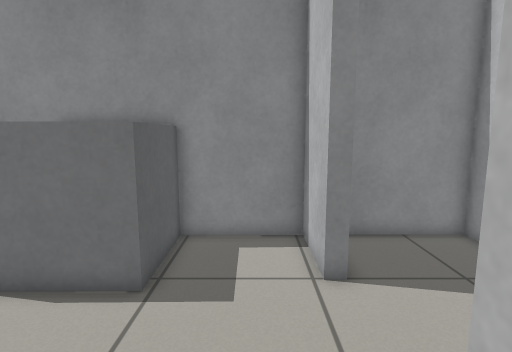
view 1 (above)

15 first-person views from a walk through a world built for the Gazebo simulator. The camera is 0.94 m above the floor, tilts 8° down and sees 80° across. The floor is counted in squares, 0.25 m on a side. Each view is taken from the middle of a square. On the plan, view 1 faces up. The plan holds only what a view shows up to about 20 squares ahead; the rest is blank.

view 2
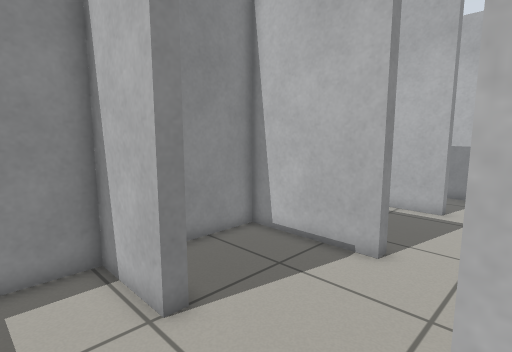

view 3
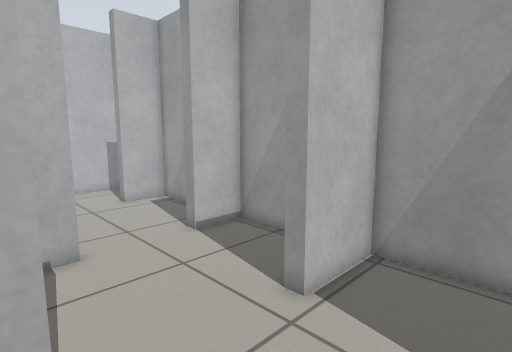

view 4
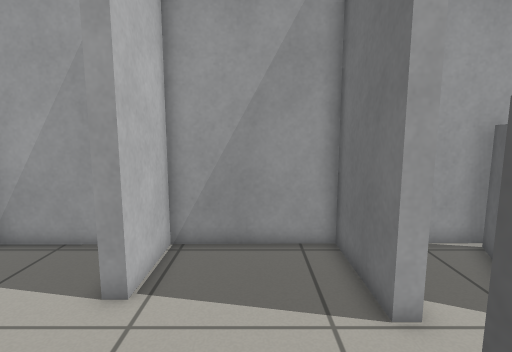

view 5
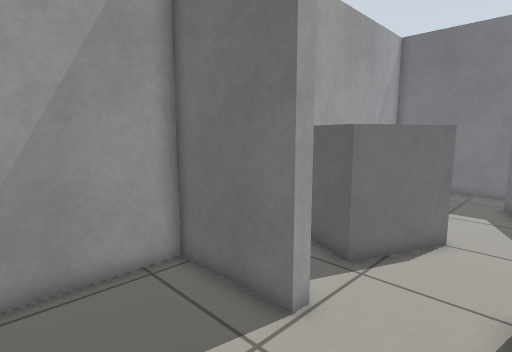

view 6
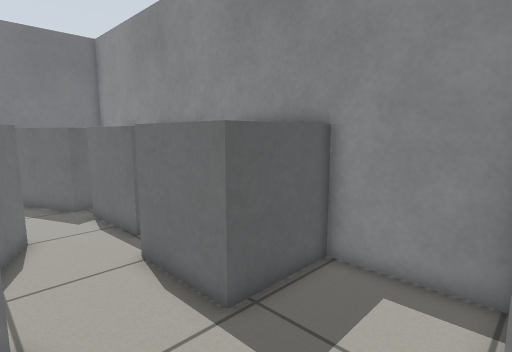

view 7
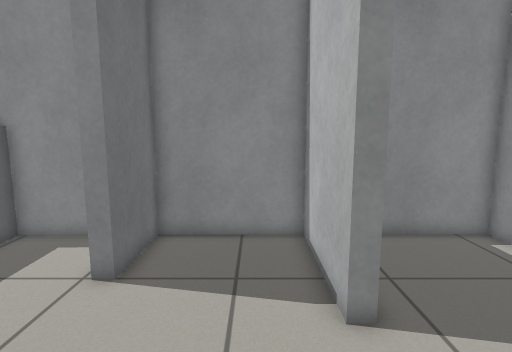

view 8
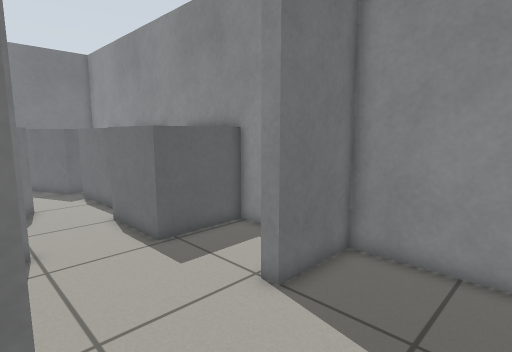

view 9
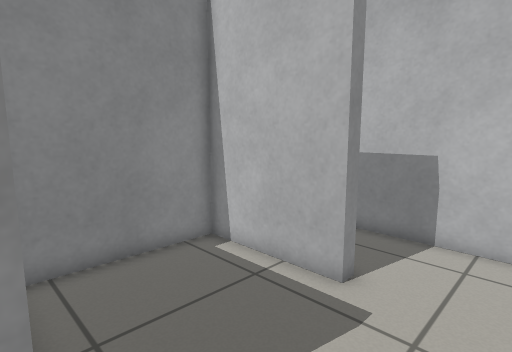

view 10
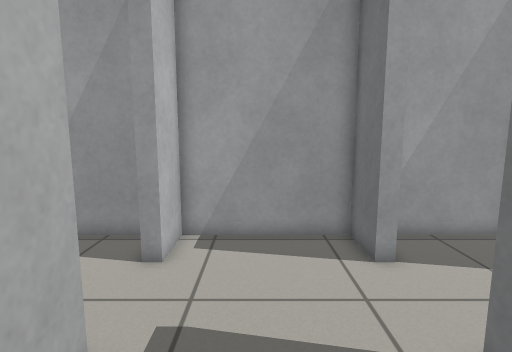

view 11
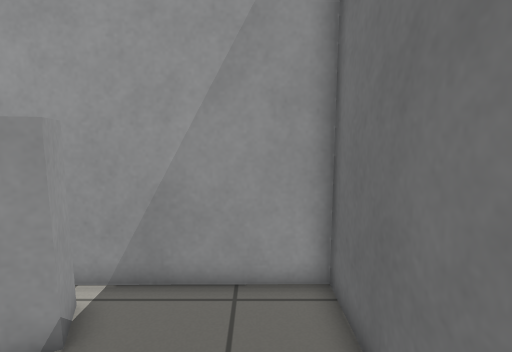

view 12
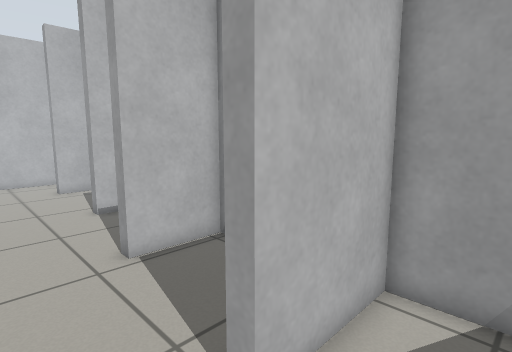

view 13
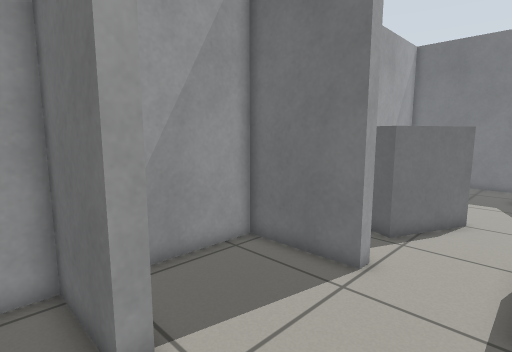

view 14
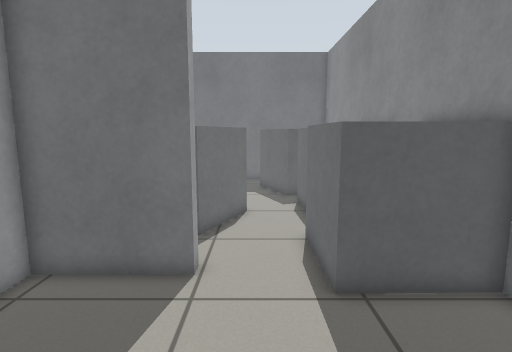

view 15
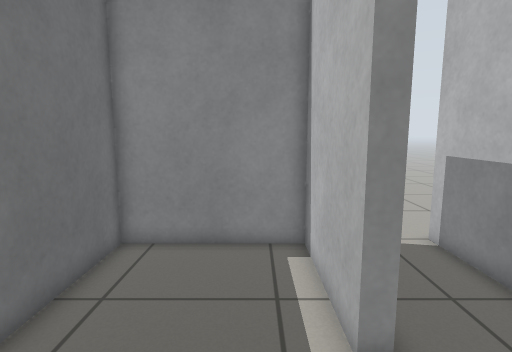

### Floor plan
Key: @ floor where view 1 was taken; # wall or solid block; . floor; B grey box.
Columns run from 21 left of view 1 to 19 right of it. Each row starts with its distance up from view 1.
 12                                        ..
 11   ###################################  .#
 10                   B....#.....#......# ..#
  9 #                 B....#.....#......# ..#
  8 #      BB BBB     B....#.....#......#...#
  7 #     BB.B....BBBBB..........#......#...#
  6 # .BBB.......................#......#...#
  5 #.......................................#
  4 #.........BBB...........................#
  3 #....        BB..#......................#
  2 #            BB..#.....#................#
  1 #....BB      B...#.....#.....#......#...#
  0 #.....B      B...#...@.#.....#......#...#
 -1 #########################################

Positions as (right, up) in squares from view 1, and headings:
1: (0, 0), facing up
2: (-1, 2), facing up-right
3: (-2, 8), facing down-right
4: (-1, 9), facing down
5: (1, 7), facing down-left
6: (2, 3), facing up-left
7: (6, 0), facing up
8: (7, 2), facing up-left
9: (8, 2), facing up-right
10: (12, 10), facing down
11: (-19, 6), facing down
12: (-7, 6), facing down-right
13: (4, 7), facing down-left
14: (4, 5), facing left
15: (13, 1), facing up
